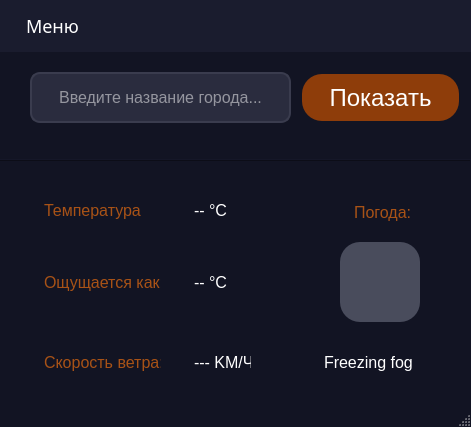
<?xml version="1.0" encoding="UTF-8"?>
<ui version="4.0">
 <class>FilmByNameWindow</class>
 <widget class="QMainWindow" name="FilmByNameWindow">
  <property name="geometry">
   <rect>
    <x>0</x>
    <y>0</y>
    <width>471</width>
    <height>427</height>
   </rect>
  </property>
  <property name="windowTitle">
   <string>Api - app</string>
  </property>
  <property name="styleSheet">
   <string notr="true">/* Основной фон окна */
QMainWindow {
    background-color: #121423;
}

/* СТИЛЬ КНОПКИ (у вас уже есть, оставляем) */
QPushButton {
    background-color: #8e3d0a; 
    color: white; 
    border-radius: 20px;
    font-size: 24px;
    margin: 2px;
}

QPushButton:hover {
    background-color: #a85216;
}

QPushButton:pressed {
    background-color: #6b2e08;
    margin-top: 4px;
    margin-left: 4px;
}

/* СТИЛЬ МЕНЮ БАРА (верхняя панель) */
QMenuBar {
    background-color: #1a1c2e;
    color: #ffffff;
    font-family: 'Corbel';
    font-size: 18px;
    padding: 5px;
}

QMenuBar::item {
    background-color: transparent;
    padding: 8px 15px;
    border-radius: 5px;
    color: #ffffff;
}

QMenuBar::item:selected {
    background-color: rgba(142, 61, 10, 0.7); /* Полупрозрачный оранжевый */
    color: white;
}

QMenuBar::item:pressed {
    background-color: #8e3d0a; /* Тот же цвет что и кнопка */
}

/* СТИЛЬ ВЫПАДАЮЩЕГО МЕНЮ */
QMenu {
    background-color: #1a1c2e;
    border: 1px solid #2a2c3e;
    border-radius: 8px;
    padding: 5px;
    color: white;
}

QMenu::item {
    background-color: transparent;
    padding: 10px 20px;
    margin: 2px;
    border-radius: 5px;
    font-size: 16px;
    color: white;
}

QMenu::item:selected {
    background-color: rgba(142, 61, 10, 0.7); /* Полупрозрачный оранжевый */
    color: white;
}

QMenu::item:pressed {
    background-color: #8e3d0a; /* Тот же цвет что и кнопка */
}

QMenu::separator {
    height: 1px;
    background-color: #2a2c3e;
    margin: 5px 10px;
}

/* СТИЛЬ ЭЛЕМЕНТОВ МЕНЮ (действий) */
QAction {
    color: white;
    font-size: 16px;
}

/* СТИЛЬ МЕТКИ ДЛЯ ИЗОБРАЖЕНИЯ */
QLabel {
    background-color: #494c5c; 
    border-radius: 20px;
    color: white;
    font-size: 14px;
    padding: 10px;
    font-family: Arial;
}</string>
  </property>
  <widget class="QWidget" name="centralwidget">
   <property name="styleSheet">
    <string notr="true">background-color: #121423;</string>
   </property>
   <widget class="QPushButton" name="show_weather">
    <property name="geometry">
     <rect>
      <x>300</x>
      <y>20</y>
      <width>161</width>
      <height>51</height>
     </rect>
    </property>
    <property name="font">
     <font>
      <pointsize>-1</pointsize>
     </font>
    </property>
    <property name="styleSheet">
     <string notr="true">QPushButton {
    background-color: #8e3d0a; 
    color: white; 
    border-radius: 20px;
    font-size: 24px;
    margin: 2px;
}

QPushButton:hover {
    background-color: #a85216;
}

QPushButton:pressed {
    background-color: #6b2e08;
    margin-top: 4px;
    margin-left: 4px;
}</string>
    </property>
    <property name="text">
     <string>Показать</string>
    </property>
    <property name="autoRepeatInterval">
     <number>100</number>
    </property>
   </widget>
   <widget class="QLabel" name="weather_poster">
    <property name="geometry">
     <rect>
      <x>340</x>
      <y>190</y>
      <width>80</width>
      <height>80</height>
     </rect>
    </property>
    <property name="minimumSize">
     <size>
      <width>80</width>
      <height>80</height>
     </size>
    </property>
    <property name="maximumSize">
     <size>
      <width>300</width>
      <height>300</height>
     </size>
    </property>
    <property name="styleSheet">
     <string notr="true">background-color: #494c5c; 
    border-radius: 20px;
    color: white;
    font-size: 14px;
    padding: 10px;
    font-family: Arial;</string>
    </property>
    <property name="text">
     <string/>
    </property>
    <property name="scaledContents">
     <bool>true</bool>
    </property>
    <property name="alignment">
     <set>Qt::AlignCenter</set>
    </property>
    <property name="wordWrap">
     <bool>true</bool>
    </property>
   </widget>
   <widget class="QLabel" name="temperature">
    <property name="geometry">
     <rect>
      <x>30</x>
      <y>138</y>
      <width>121</width>
      <height>41</height>
     </rect>
    </property>
    <property name="styleSheet">
     <string notr="true">color: #a85216; font-size: 16px;</string>
    </property>
    <property name="text">
     <string>Температура:</string>
    </property>
   </widget>
   <widget class="QLabel" name="temperature_degree">
    <property name="geometry">
     <rect>
      <x>180</x>
      <y>138</y>
      <width>71</width>
      <height>41</height>
     </rect>
    </property>
    <property name="styleSheet">
     <string notr="true">color: white; font-size: 16px;</string>
    </property>
    <property name="text">
     <string>-- °C</string>
    </property>
   </widget>
   <widget class="QLabel" name="feels_like">
    <property name="geometry">
     <rect>
      <x>30</x>
      <y>210</y>
      <width>141</width>
      <height>41</height>
     </rect>
    </property>
    <property name="styleSheet">
     <string notr="true">color: #a85216; font-size: 16px;</string>
    </property>
    <property name="text">
     <string>Ощущается как: </string>
    </property>
   </widget>
   <widget class="QLabel" name="wind_speed_km_h">
    <property name="geometry">
     <rect>
      <x>180</x>
      <y>290</y>
      <width>81</width>
      <height>41</height>
     </rect>
    </property>
    <property name="styleSheet">
     <string notr="true">color: white; font-size: 16px; </string>
    </property>
    <property name="text">
     <string>--- KM/Ч</string>
    </property>
   </widget>
   <widget class="QLabel" name="wind_speed">
    <property name="geometry">
     <rect>
      <x>30</x>
      <y>290</y>
      <width>141</width>
      <height>41</height>
     </rect>
    </property>
    <property name="styleSheet">
     <string notr="true">color: #a85216; font-size: 16px;</string>
    </property>
    <property name="text">
     <string>Скорость ветра:</string>
    </property>
   </widget>
   <widget class="QLineEdit" name="input_city">
    <property name="geometry">
     <rect>
      <x>30</x>
      <y>20</y>
      <width>261</width>
      <height>51</height>
     </rect>
    </property>
    <property name="font">
     <font>
      <pointsize>-1</pointsize>
     </font>
    </property>
    <property name="styleSheet">
     <string notr="true">QLineEdit {
    background-color: #2a2c3e;
    border: 2px solid #3a3c4e;
    border-radius: 10px;
    color: white;
    font-size: 16px;
    padding: 8px 15px;
    selection-background-color: #8e3d0a;
}

QLineEdit:focus {
    border: 2px solid #8e3d0a;
    background-color: #3a3c4e;
}

QLineEdit:hover {
    border: 2px solid #a85216;
}

QLineEdit::placeholder {
    color: #8b8d90;
    font-style: italic;
}</string>
    </property>
    <property name="text">
     <string/>
    </property>
    <property name="alignment">
     <set>Qt::AlignCenter</set>
    </property>
    <property name="placeholderText">
     <string>Введите название города...</string>
    </property>
   </widget>
   <widget class="Line" name="line">
    <property name="geometry">
     <rect>
      <x>0</x>
      <y>100</y>
      <width>471</width>
      <height>16</height>
     </rect>
    </property>
    <property name="font">
     <font>
      <pointsize>91</pointsize>
     </font>
    </property>
    <property name="styleSheet">
     <string notr="true"/>
    </property>
    <property name="inputMethodHints">
     <set>Qt::ImhDate</set>
    </property>
    <property name="frameShadow">
     <enum>QFrame::Raised</enum>
    </property>
    <property name="orientation">
     <enum>Qt::Horizontal</enum>
    </property>
   </widget>
   <widget class="QLabel" name="feels_like_degree">
    <property name="geometry">
     <rect>
      <x>180</x>
      <y>210</y>
      <width>71</width>
      <height>41</height>
     </rect>
    </property>
    <property name="styleSheet">
     <string notr="true">color: white; font-size: 16px;</string>
    </property>
    <property name="text">
     <string>-- °C</string>
    </property>
   </widget>
   <widget class="QLabel" name="weather_descr_title">
    <property name="geometry">
     <rect>
      <x>340</x>
      <y>140</y>
      <width>80</width>
      <height>41</height>
     </rect>
    </property>
    <property name="styleSheet">
     <string notr="true">color: #a85216; font-size: 16px;</string>
    </property>
    <property name="text">
     <string>Погода: </string>
    </property>
   </widget>
   <widget class="QLabel" name="weather_descr">
    <property name="geometry">
     <rect>
      <x>310</x>
      <y>290</y>
      <width>131</width>
      <height>41</height>
     </rect>
    </property>
    <property name="styleSheet">
     <string notr="true">color: white; font-size: 16px;</string>
    </property>
    <property name="text">
     <string>Freezing fog</string>
    </property>
   </widget>
  </widget>
  <widget class="QMenuBar" name="menubar">
   <property name="geometry">
    <rect>
     <x>0</x>
     <y>0</y>
     <width>471</width>
     <height>49</height>
    </rect>
   </property>
   <property name="font">
    <font>
     <family>Corbel</family>
     <pointsize>-1</pointsize>
    </font>
   </property>
   <property name="styleSheet">
    <string notr="true">color: #8b8d90;</string>
   </property>
   <widget class="QMenu" name="menu">
    <property name="title">
     <string>Меню</string>
    </property>
    <widget class="QMenu" name="weather_menu">
     <property name="title">
      <string>Погода</string>
     </property>
     <addaction name="weather_today"/>
     <addaction name="weather_tomorrow"/>
    </widget>
    <addaction name="action_random_cat"/>
    <addaction name="action_random_dog"/>
    <addaction name="action_random_film"/>
    <addaction name="action_film_by_name"/>
    <addaction name="weather_menu"/>
   </widget>
   <addaction name="menu"/>
  </widget>
  <widget class="QStatusBar" name="statusbar"/>
  <action name="action_random_cat">
   <property name="text">
    <string>Рандомный кот</string>
   </property>
   <property name="font">
    <font>
     <pointsize>16</pointsize>
    </font>
   </property>
  </action>
  <action name="action_random_dog">
   <property name="text">
    <string>Рандомная собака</string>
   </property>
   <property name="font">
    <font>
     <pointsize>16</pointsize>
    </font>
   </property>
  </action>
  <action name="action_random_film">
   <property name="text">
    <string>Рандомный фильм</string>
   </property>
   <property name="font">
    <font>
     <pointsize>16</pointsize>
    </font>
   </property>
  </action>
  <action name="action_film_by_name">
   <property name="text">
    <string>Поиск фильма</string>
   </property>
  </action>
  <action name="weather_today">
   <property name="text">
    <string>Погода на сегодня      </string>
   </property>
  </action>
  <action name="weather_tomorrow">
   <property name="text">
    <string>Погода на завтра    </string>
   </property>
  </action>
 </widget>
 <resources/>
 <connections/>
</ui>
